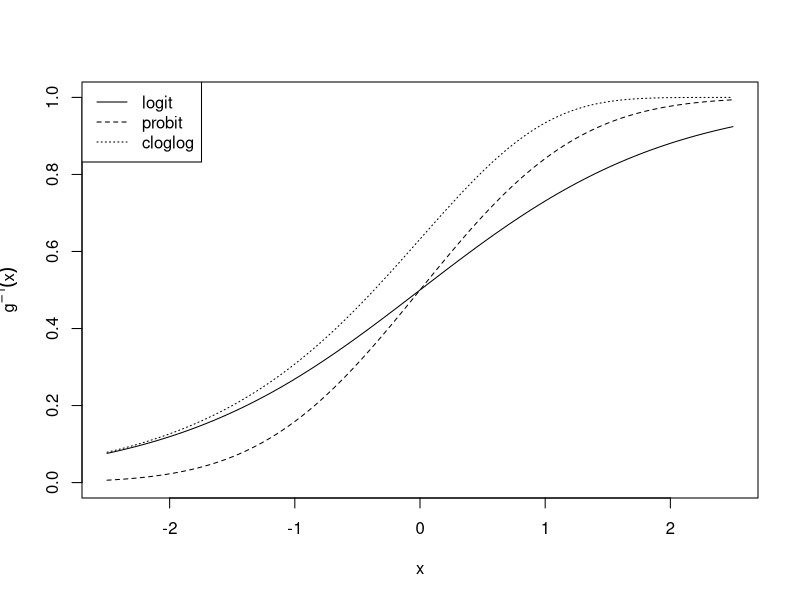
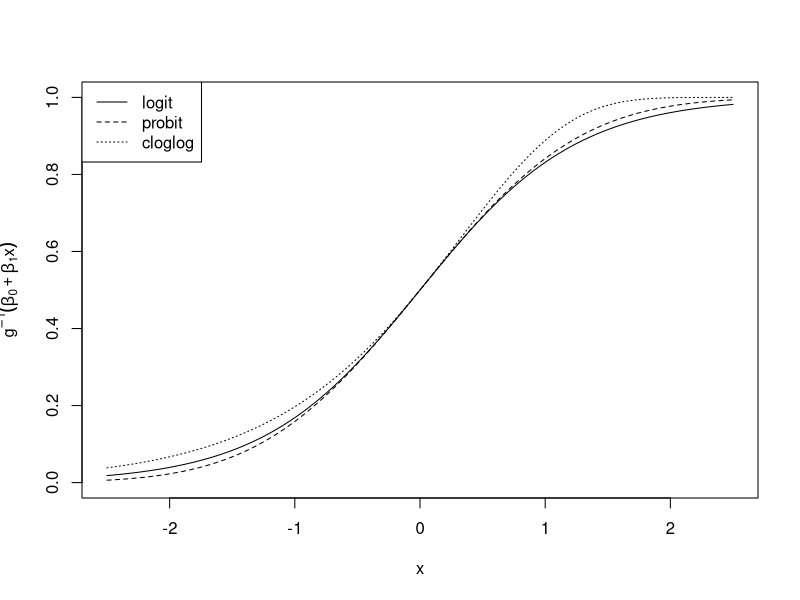
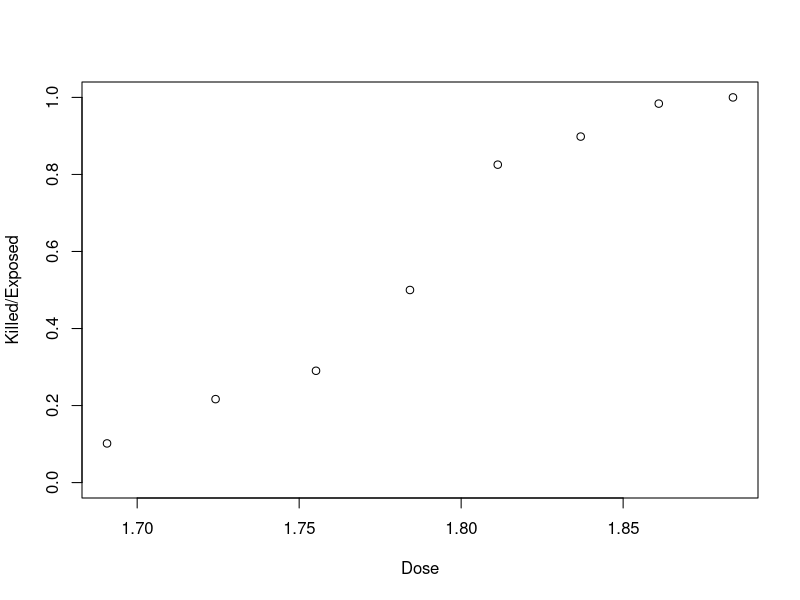
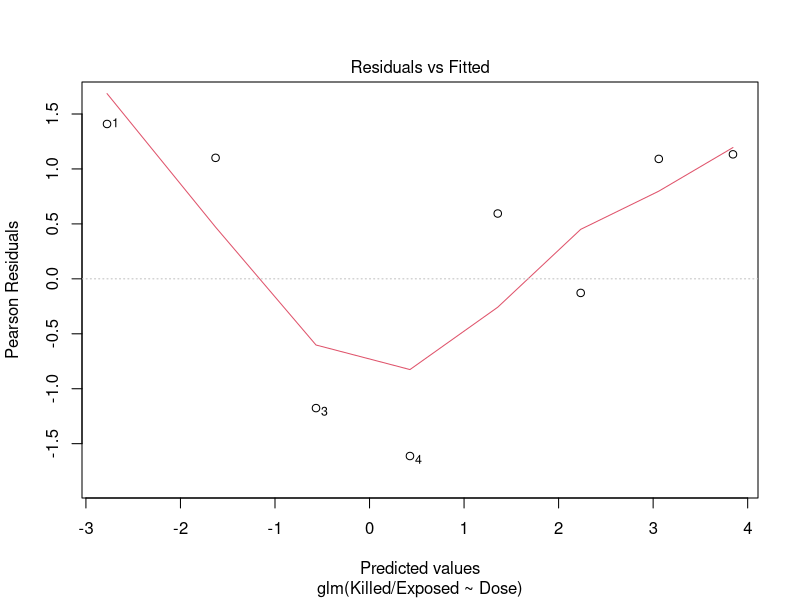
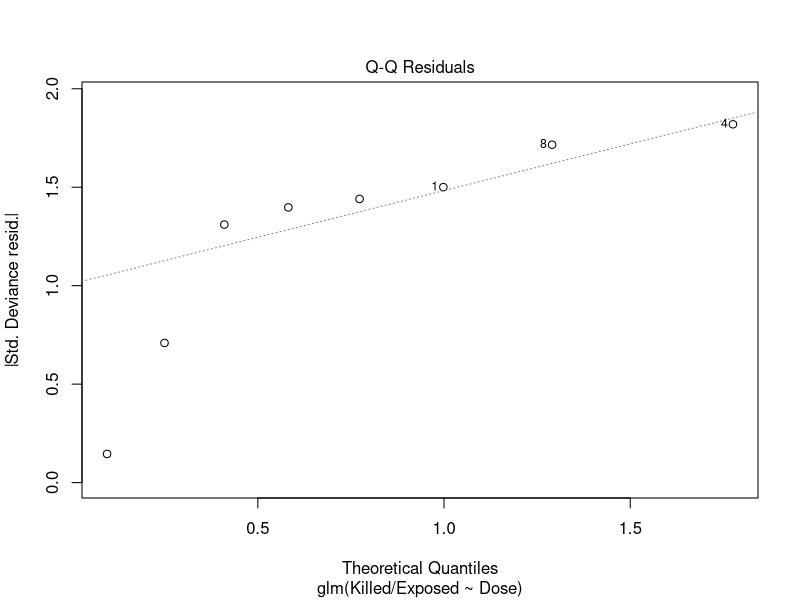
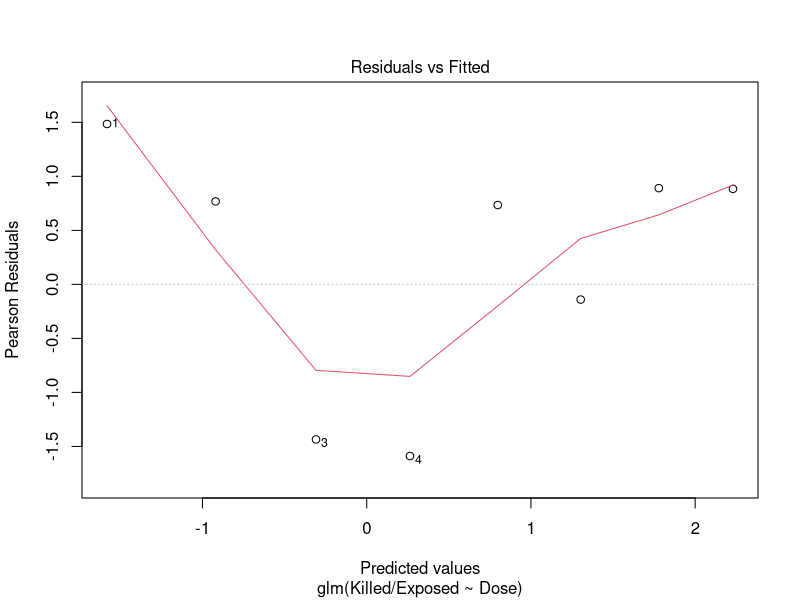
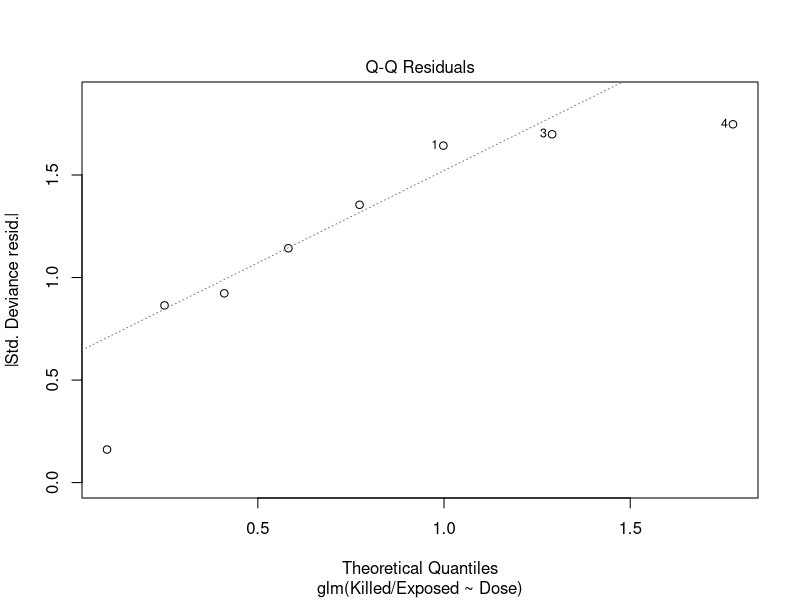
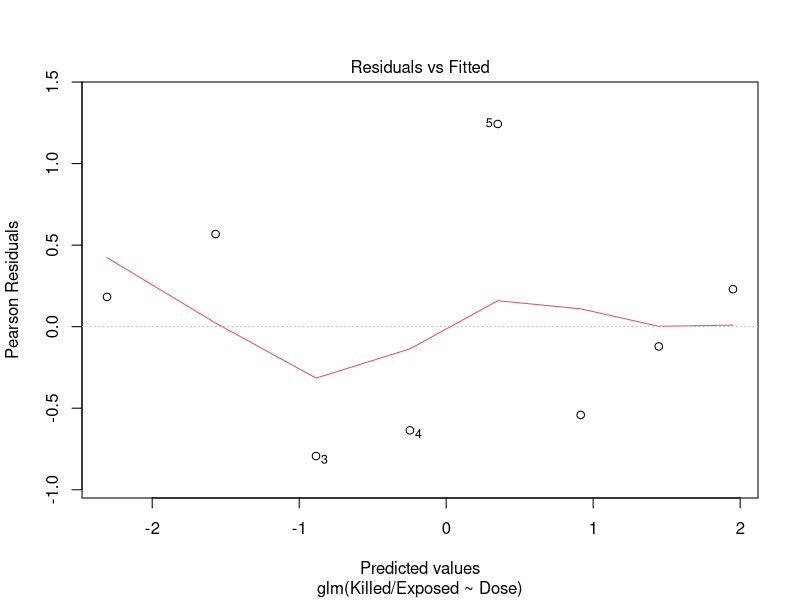

These charts were generated, in order, by the following R code:
## ---- chunk 1
xu <- 2.5 ; xl <- -xu
curve(plogis(x), from = xl, to = xu, ylim = c(0,1),
ylab = expression({g^{-1}}(x)))
curve(pnorm(x), from = xl, to = xu,
lty = 2, add = TRUE)
cllinv <- make.link("cloglog")$linkinv
curve(cllinv(x), from = xl, to = xu,
lty = 3, add = TRUE)
legend("topleft", c("logit", "probit", "cloglog"), lty = 1:3)
## ---- chunk 2
xu <- 2.5 ; xl <- -xu
curve(plogis(sqrt(8/pi)*x), from = xl, to = xu, ylim = c(0,1),
ylab = expression({g^{-1}}(beta[0] + beta[1] * x)))
curve(pnorm(x), from = xl, to = xu,
lty = 2, add = TRUE)
cllinv <- make.link("cloglog")$linkinv
curve(cllinv(log(log(2)) + (sqrt(2/pi)/log(2))*x), from = xl, to = xu,
lty = 3, add = TRUE)
legend("topleft", c("logit", "probit", "cloglog"), lty = 1:3)
## ---- chunk 3
beetles <- data.frame(
  Dose   = c(1.6907, 1.7242, 1.7552, 1.7842, 1.8113,
             1.8369, 1.8610, 1.8839),
  Killed = c(6, 13, 18, 28, 52, 53, 61, 60),
  Exposed  = c(59, 60, 62, 56, 63, 59, 62, 60)
)


beetles

with(beetles, plot(Dose, Killed/Exposed, ylim=c(0,1)))
## ---- chunk 4
beetles.logit <- glm(Killed/Exposed ~ Dose,
family = binomial, weights = Exposed,
data = beetles)
summary(beetles.logit)
## ---- chunk 5
rstandard(beetles.logit)

plot(beetles.logit, which=1:2, ask=FALSE)

## ---- chunk 6
beetles.probit <- glm(Killed/Exposed ~ Dose,
family = binomial("probit"), weights = Exposed,
data = beetles)
summary(beetles.probit)

rstandard(beetles.probit)

plot(beetles.probit, which=1:2, ask=FALSE)
## ---- chunk 7
beetles.cloglog <- glm(Killed/Exposed ~ Dose,
family = binomial("cloglog"), weights = Exposed,
data = beetles)
summary(beetles.cloglog)

rstandard(beetles.cloglog)
plot(beetles.cloglog, which=1:2, ask=FALSE)
## ---- chunk 8

plot(beetles$Dose, rstandard(beetles.logit), ylab="Standardized Residual")
abline(h = 0, lty=2)
points(beetles$Dose, rstandard(beetles.probit), pch=2)
points(beetles$Dose, rstandard(beetles.cloglog), pch=3)
# legend("bottomright", -1, c("logit", "probit", "cloglog"), pch = 1:3)
legend("bottomright", c("logit", "probit", "cloglog"), pch = 1:3)
title("Bliss's Beetles: Residuals for Three Links")
## ---- chunk 9
avss <- data.frame(
  littersize = c(
    2,4,5,6,9,10,11,12,13,14,15,16,17,18,19,20,
    10,11,12,13,14,15,16,17,18,19,20,
    10,11,12,13,14,15,16,17,18
  ),
  ndead = c(
    0,0,0,0,0,1,0,1,1,1,2,2,1,1,1,1,
    0,0,1,1,1,1,1,1,2,2,2,
    0,1,1,1,1,2,2,2,3
  )
)

head(avss)
## ---- chunk 10
avss.binom <- glm(cbind(ndead,littersize-ndead) ~ 1,
family = "binomial", data = avss)

summary(avss.binom)

## ---- chunk 11
if (!requireNamespace("VGAM", quietly = TRUE)) install.packages("VGAM")
library(VGAM, warn.conflicts=FALSE, quietly=TRUE)
avss.vglm <-vglm(cbind(ndead, littersize - ndead) ~ 1,
family = betabinomial, data = avss)
summary(avss.vglm)

coef(avss.vglm)

exp(coef(avss.vglm))
